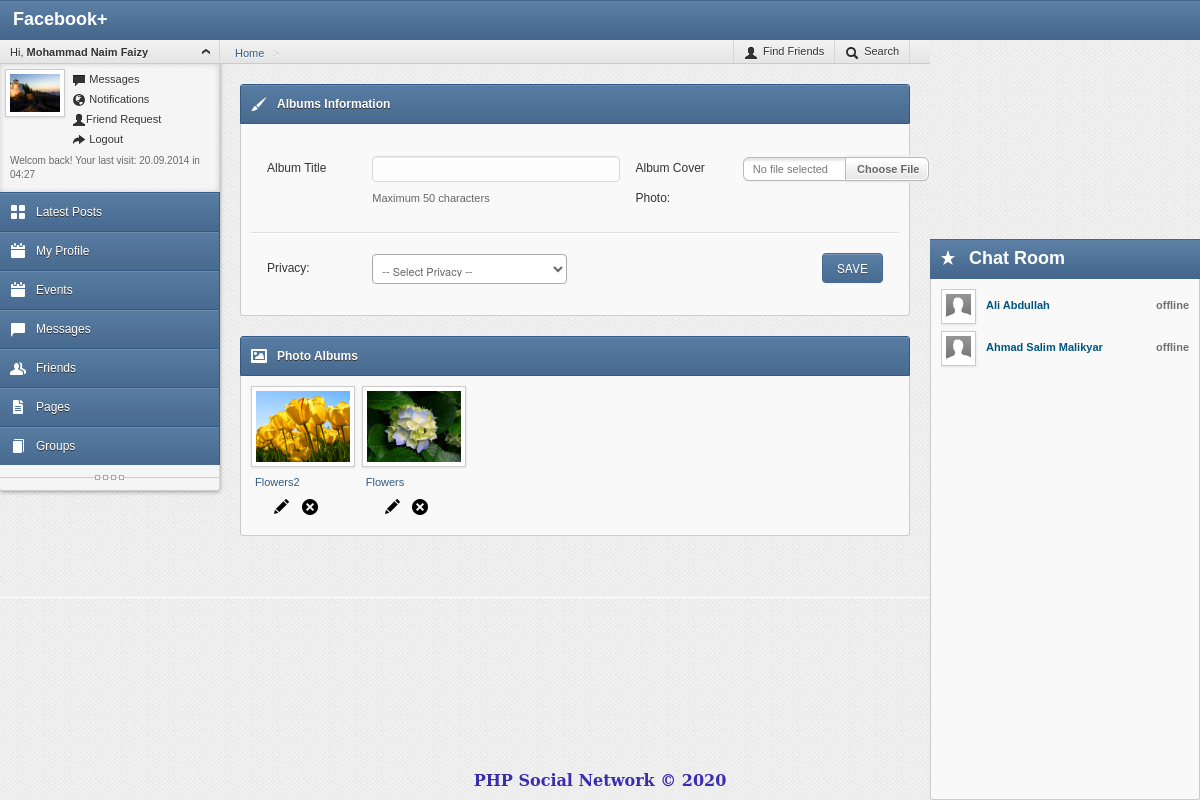
Page /photos.php (signed in) on the committed database.
### tables this page shows
CREATE TABLE IF NOT EXISTS `photo_album` (
  `photo_album_id` int(11) NOT NULL AUTO_INCREMENT,
  `album_title` varchar(50) NOT NULL,
  `user_id` int(11) NOT NULL,
  `cover_photo` varchar(100) NOT NULL,
  `status` varchar(20) NOT NULL,
  PRIMARY KEY (`photo_album_id`)
);

CREATE TABLE IF NOT EXISTS `friends` (
  `friends_ID` int(11) NOT NULL AUTO_INCREMENT,
  `requestedMemberID` int(11) NOT NULL,
  `toMemberID` int(11) NOT NULL,
  `RequestedDate` int(50) NOT NULL,
  `Status` varchar(20) NOT NULL,
  PRIMARY KEY (`friends_ID`)
);

CREATE TABLE IF NOT EXISTS `users` (
  `user_ID` int(11) NOT NULL AUTO_INCREMENT,
  `first_name` varchar(50) NOT NULL,
  `last_name` varchar(50) NOT NULL,
  `email` varchar(100) NOT NULL,
  `phone` varchar(20) NOT NULL,
  `password` varchar(100) NOT NULL,
  `gender` varchar(10) NOT NULL,
  `dob` varchar(20) NOT NULL,
  `profile_photo` varchar(100) NOT NULL,
  `registration_date` int(100) NOT NULL,
  `activation_date` int(100) NOT NULL,
  `activation_code` varchar(20) NOT NULL,
  `user_status` varchar(10) NOT NULL,
  `LastOnline` int(100) NOT NULL,
  PRIMARY KEY (`user_ID`)
);

### photos.php (the view, shortened to what this page needs)
<?php
	include("includes/connection.php");
	include("includes/header.php");
?>
<?php include("includes/Navigation.php"); ?>
    <div class="content">
<?php include("includes/breadLine.php"); ?>
    <div class="workplace">
        <?php if(!isset($_GET['albums_id'])) {?>
    	<div class="row-fluid">
    		<div class="span12">
            	<form method="post" enctype="multipart/form-data">
                <div class="head clearfix">
                        <div class="isw-brush"></div>
                        <h1>Albums Information</h1>
                </div>
                    <div class="block gallery clearfix">
                	<div class="row-form clearfix">
                            <div class="span2">Album Title</div>
                            <div class="span5">
                                <input value="<?php echo @$title; ?>" class="validate[required,maxSize[50]]" type="text" name="albumTitle" id="albumTitle"/>
                                <span>Maximum 50 characters</span>
                            </div>
                            <div class="span2">Album Cover Photo:</div>
                            <div class="span3">
                            </div>
                    </div>
                    <div class="row-form clearfix">
                            <div class="span2">Privacy:</div>
                            <div class="span4">
                            	<select name="albumPrivacy" id="albumPrivacy">
                                		<option value="" disabled="disabled" selected="selected"> -- Select Privacy -- </option>
                                </select>
                            </div>
                    	<div class="span6">
                        	<span style="float:right;">
                        	<input type="submit" name="btnAddAlbum" id="btnAddAlbum" class="btn" value="SAVE"/>
                            </span>
                        </div>
                    </div>
                    </div>
                </form>
            </div>
    	</div>
        <div class="row-fluid">
           <div class="span12">
                    <div class="head clearfix">
                        <div class="isw-picture"></div>
                        <h1>Photo Albums</h1>
                    </div>
                    <div class="block gallery clearfix">
                    <?php
						$strSelectAlbums = "SELECT * FROM photo_album WHERE user_id = " . $_SESSION['user_ID'];
						$strSelectAlbumsResult = mysqli_query($conn, $strSelectAlbums);
						while($strAlbum = mysqli_fetch_assoc($strSelectAlbumsResult)) {
					?>
                        <span class="span2">
                        <img class="img-polaroid" src="photo_albums/<?php echo $strAlbum['cover_photo']; ?>" alt="<?php echo $strAlbum['album_title']; ?>" title="<?php echo $strAlbum['album_title']; ?>" width="110" height="100"/>
                        <div class="name" style="font-size:11px; color:#4E89E4; padding:2px;">
						<a href="photos.php?albums_id=<?php echo $strAlbum['photo_album_id']; ?>"><?php echo $strAlbum['album_title']; ?></a></div>
                        <div class="name" style="text-align:center;">
                        <a href="photos.php?album_id=<?php echo $strAlbum['photo_album_id']; ?>&task=editAlbum&coverPhoto=<?php echo $strAlbum['cover_photo']; ?>" title="Edit <?php echo $strAlbum['album_title']; ?> Album">
                        <span class="isb-edit"></span>
                        </a>
                        <a onclick="if(confirm('Are you sure???')){return true;}else{return false;}" href="photos.php?album_id=<?php echo $strAlbum['photo_album_id']; ?>&task=deleteAlbum&coverPhoto=<?php echo $strAlbum['cover_photo']; ?>" title="Delete <?php echo $strAlbum['album_title']; ?> Album">
                        <span class="isb-cancel"></span>
                        </a>
                        </div>
                        </span>
                        <?php } ?>
                    </div>
           </div>
        </div>
        <?php } ?>
    </div>
    </div>
<?php include("includes/chatroom.php"); ?>
<?php include("includes/footer.php"); ?>

### includes/chatroom.php (shortened to what this page needs)
<div class="chatroom">
    <div class="span3 position">
                <div class="header clearfix">
                    <div class="isw-favorite"></div>
                    <p class="logo">Chat Room</p>
                </div>
                <div class="block messages scrollBox">
                    <div class="scroll" style="height: 500px; margin-top: 40px;">
                        <?php
				$strQuery = "SELECT friends_ID, `requestedMemberID`, `toMemberID` FROM `friends` WHERE (requestedMemberID = $_SESSION[user_ID] OR toMemberID = $_SESSION[user_ID]) AND Status = 'Accepted'";
				$strResult = mysqli_query($conn, $strQuery);
				while($friends = mysqli_fetch_assoc($strResult)) {
					$from_id = $friends['requestedMemberID'];
					$to_id = $friends['toMemberID'];
					$userID = $from_id;
					if($from_id == $_SESSION['user_ID']){
						$userID = $to_id;
					}
					$m_info = mysqli_query($conn, "SELECT * from users where user_ID = $userID");
					$m_info = mysqli_fetch_assoc($m_info);
					$firstname = $m_info['first_name'];
					$lastname = $m_info['last_name'];
					$member_id = $m_info['user_ID'];
					$profilephoto = $m_info['profile_photo'];
					$lastOnline = $m_info['LastOnline'];
					$now = time() - 60;
                        ?>
                        <div class="item clearfix">
                            <div class="image"><a href="img/users/<?php echo $profilephoto; ?>">
                            <img src="img/users/<?php echo $profilephoto; ?>" class="img-polaroid" width="25" height="25"/></a></div>
                            <div class="info">
                                <a class="name" href="messages.php?user_id=<?php echo $member_id; ?>">
					<?php echo $firstname . " " . $lastname; ?></a>
                                <?php
					if( $lastOnline >= $now ){
						echo '<span class="online"> online</span>';
					} else {
						echo '<span class="offline"> offline</span>';
					}
					 ?>
                            </div>
                        </div>
                        <?php } ?>
                 </div>
</div>
	</div>
</div>

### css/stylesheets.css (style rules this page uses)
html { height: 100%; }
body { min-height: 100%; font-family: Arial, Helvetica, sans-serif; font-size: 12px; line-height: 22px; position: relative; background: url("../img/backgrounds/body.jpg") left top repeat; }

### includes/header.php (style rules this page uses)
.logo { color: #ffffff; font-weight: bold; font-size: 20px; margin-left: 10px; }
.offline { color: #707070 !important; position: absolute; right: 0px; text-align: right; font-weight: bold; padding-right: 10px; }
.logo { color: #ffffff; font-weight: bold; font-size: 18px; }

### rows in the picture
photo_album: cover_photo (picture), album_title "Flowers2"
photo_album: cover_photo (picture), album_title "Flowers"
friends: users.profile_photo (picture), users.first_name "Ali", users.last_name "Abdullah"
friends: users.profile_photo (picture), users.first_name "Ahmad Salim", users.last_name "Malikyar"

### other values in the picture
$_SESSION['FullName'] "Mohammad Naim Faizy"
$_SESSION['lastOnline'] "20.09.2014 in 04:27"
